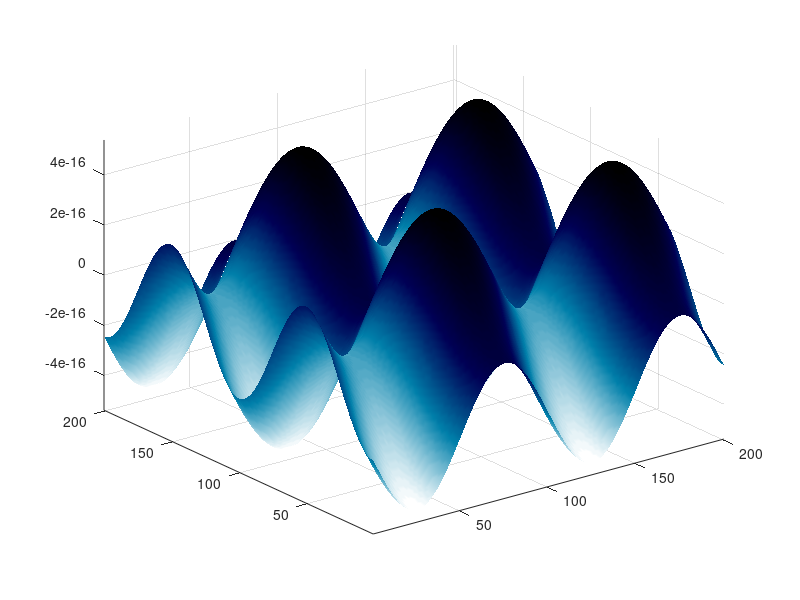

MATLAB code for this plot:
##x = -10:0.01:10;
##k = -2;
##y = k*x.^2 - 2;
##ph = plot(x,y);
##
##axis([-10 10 -100 100]) #оси нужно фиксировать
##
##while k <= 2
##  k = k + 0.01;
##  y = k*x.^2 - 2;
##  set(ph, 'XData',x,'YData',y);
##  pause(0.05)
##  drawnow
##endwhile

clear, clc
x = 0:pi/50:4*pi;
y = x;
[X,Y] = meshgrid(x,y);
z = 3*sin(X) + cos(Y);
h = surf(z);

axis tight

shading interp
colormap(ocean)

for k = 0:pi/100:2*pi
  z = (sin(X) + cos(Y)).*sin(k);
  set(h, 'ZData',z)

  drawnow
endfor
